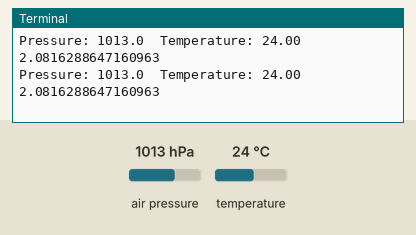
A program run on a simulated Raspberry Pi (BCM pin numbers). Parts: the last lines printed to the terminal. The test bench sets the inputs (shaded band); at power-on: air pressure 1013 hPa, temperature 24 °C.

Above: at 1.2 s.
1.3 s: air pressure set to 952 hPa
At 2.4 s:
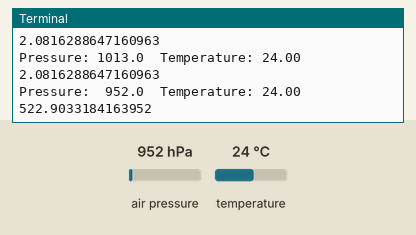
4.5 s: temperature set to 12 °C
At 5.8 s:
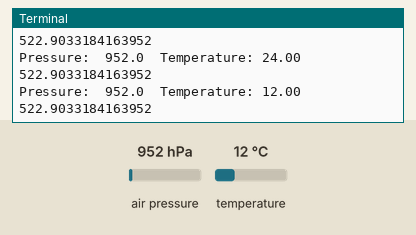
6.0 s: air pressure set to 975 hPa
At 6.8 s:
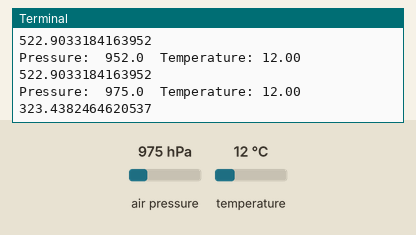
Timing chart, 0 to 9.0 s (numbered marks = the images above; inputs shaded):
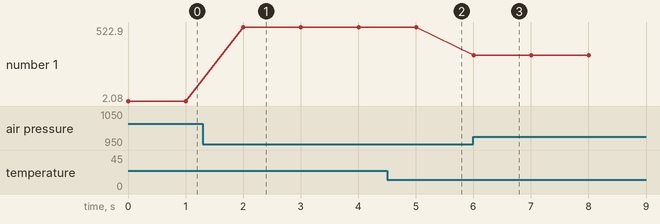

The program:

airpressure.py
```python
#!/usr/bin/python3
import time
import board
import busio
import adafruit_bmp3xx


#define SEALEVELPRESSURE_HPA (1013.25)

# I2C setup
i2c = busio.I2C(board.SCL, board.SDA)
bmp = adafruit_bmp3xx.BMP3XX_I2C(i2c)

# SPI setup
# from digitalio import DigitalInOut, Direction
# spi = busio.SPI(board.SCK, board.MOSI, board.MISO)
# cs = DigitalInOut(board.D5)
# bmp = adafruit_bmp3xx.BMP3XX_SPI(spi, cs)

bmp.pressure_oversampling = 8
bmp.temperature_oversampling = 2

while True:
    print("Pressure: {:6.1f}  Temperature: {:5.2f}".format(bmp.pressure, bmp.temperature))

    try:
      print(bmp.altitude)

    except:
      print("altitude error")

    else:
      time.sleep(1)
```

Measured:
- after the input at 1.3 s, the terminal: prints a new line after 0.70 s (image 1)
- after the input at 4.5 s, the terminal: prints a new line after 0.51 s (image 2)
- after the input at 6.0 s, the terminal: prints a new line at once (image 3)
- plotted number 1: 2.08 → 522.9 after the input at 1.3 s, 522.9 → 323.44 after the input at 6.0 s
